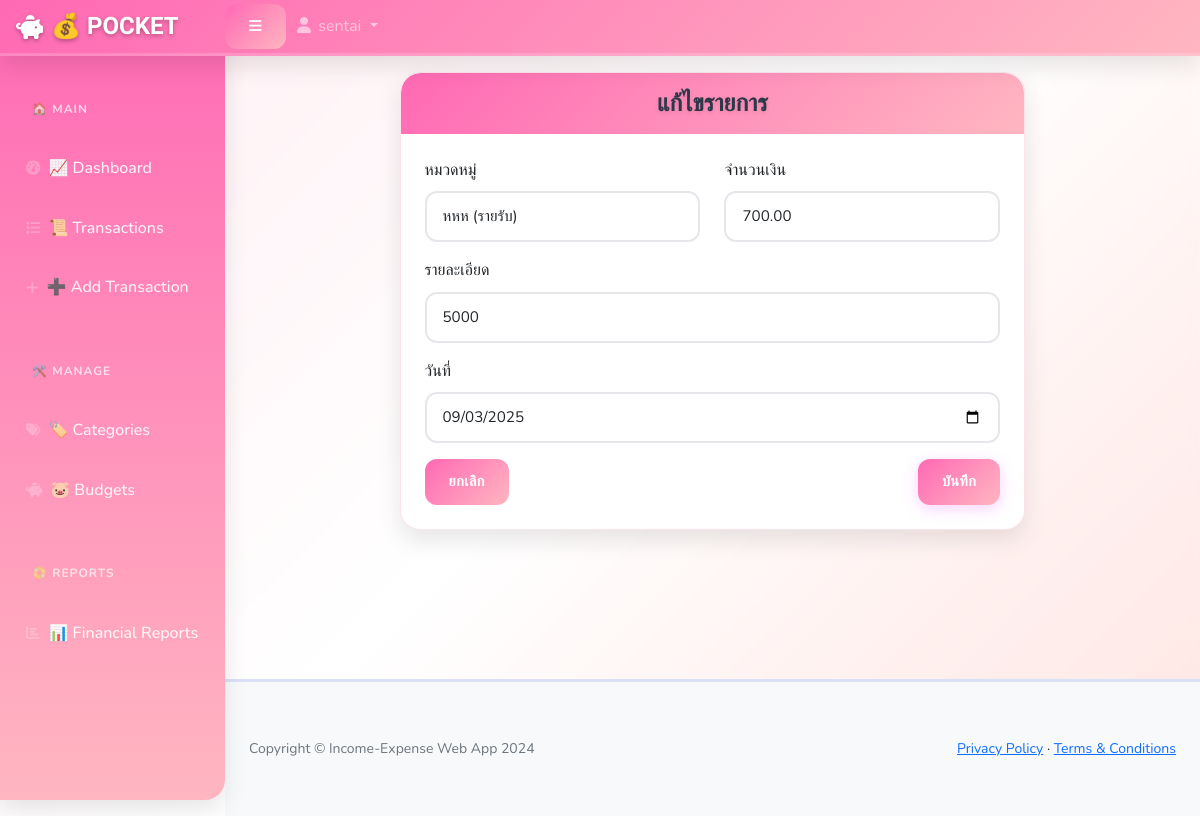
The page /transactions/1/edit/ (signed in) on the database its author committed.
### webpage/models.py (models this page shows, shortened)
class Transaction(models.Model):
    user = models.ForeignKey(User, on_delete=models.CASCADE)
    category = models.ForeignKey(Category, on_delete=models.CASCADE)
    amount = models.DecimalField(max_digits=10, decimal_places=2)
    description = models.TextField(blank=True)
    date = models.DateField(default=timezone.now)
    created_at = models.DateTimeField(auto_now_add=True)
    updated_at = models.DateTimeField(auto_now=True)

### webpage/views.py (the view)
# urls.py: path('transactions/<int:pk>/edit/', views.edit_transaction, name='edit_transaction'),
@login_required
def edit_transaction(request, pk):
    transaction = get_object_or_404(Transaction, pk=pk, user=request.user)
    if request.method == 'POST':
        form = TransactionForm(request.POST, instance=transaction)
        if form.is_valid():
            form.save()
            messages.success(request, 'แก้ไขรายการสำเร็จ!')
            return redirect('transactions')
    else:
        form = TransactionForm(instance=transaction)
    context = {
        'form': form,
        'title': 'แก้ไขรายการ',
        'transaction': transaction
    }
    return render(request, 'transaction_form.html', context)

### webpage/forms.py
class TransactionForm(forms.ModelForm):
    class Meta:
        model = Transaction
        fields = ['category', 'amount', 'description', 'date']
        widgets = {
            'amount': forms.NumberInput(attrs={'class': 'form-control', 'step': '0.01'}),
            'description': forms.TextInput(attrs={'class': 'form-control'}),
            'date': forms.DateInput(attrs={'class': 'form-control', 'type': 'date'}),
            'category': forms.Select(attrs={'class': 'form-control'}),
        }

### webpage/models.py (called while the page is built)
    def __str__(self):
        return f"{self.name} ({self.get_type_display()})"

### templates/transaction_form.html (shortened to what this page needs)
{% extends 'base.html' %}
{% load static %}
{% block content %}
<div class="container">
    <div class="row justify-content-center">
        <div class="col-lg-8">
            <div class="card shadow-lg border-0">
                <div class="card-header bg-primary text-white text-center py-3">
                    <h4 class="mb-0">{{ title }}</h4>
                </div>
                <div class="card-body p-4">
                    <form method="post">
                        <div class="row">
                            <div class="col-md-6">
                                <div class="mb-3">
                                    <label for="{{ form.category.id_for_label }}" class="form-label">หมวดหมู่</label>
                                    {{ form.category }}
                                </div>
                            </div>
                            <div class="col-md-6">
                                <div class="mb-3">
                                    <label for="{{ form.amount.id_for_label }}" class="form-label">จำนวนเงิน</label>
                                    {{ form.amount }}
                                </div>
                            </div>
                        </div>
                        <div class="mb-3">
                            <label for="{{ form.description.id_for_label }}" class="form-label">รายละเอียด</label>
                            {{ form.description }}
                        </div>
                        <div class="mb-3">
                            <label for="{{ form.date.id_for_label }}" class="form-label">วันที่</label>
                            {{ form.date }}
                        </div>
                        <div class="d-flex justify-content-between">
                            <a href="{% url 'transactions' %}" class="btn btn-secondary">ยกเลิก</a>
                            <button type="submit" class="btn btn-primary">บันทึก</button>
                        </div>
                    </form>
                </div>
            </div>
        </div>
    </div>
</div>
{% endblock %}

### templates/base.html (shortened to what this page needs)
{% load static %}
<!DOCTYPE html>
<html lang="th">
    <head>
        <link href="https://cdn.jsdelivr.net/npm/bootstrap@5.2.3/dist/css/bootstrap.min.css" rel="stylesheet" />
        <link href="https://cdnjs.cloudflare.com/ajax/libs/font-awesome/6.0.0/css/all.min.css" rel="stylesheet" />
        <link href="{% static 'css/styles.css' %}" rel="stylesheet" />
        <link href="{% static 'css/cute-theme.css' %}?v=1.1" rel="stylesheet" />
    </head>
    <body class="sb-nav-fixed">
        <nav class="sb-topnav navbar navbar-expand navbar-dark bg-dark">
            <a class="navbar-brand ps-3 d-flex align-items-center" href="{% url 'index' %}">
                <i class="fas fa-piggy-bank me-2 animate-bounce"></i>
                <span>💰 POCKET</span>
            </a>
            <button class="btn btn-link btn-sm order-1 order-lg-0 me-4 me-lg-0" id="sidebarToggle" href="#!"><i class="fas fa-bars"></i></button>
            <ul class="navbar-nav ms-auto ms-md-0 me-3 me-lg-4">
                {% if user.is_authenticated %}
                <li class="nav-item dropdown">
                        <a class="nav-link dropdown-toggle" id="navbarDropdown" href="#" role="button" data-bs-toggle="dropdown" aria-expanded="false">
                            <i class="fas fa-user fa-fw"></i> {{ user.username }}
                        </a>
                </li>
                {% endif %}
            </ul>
        </nav>
        <div id="layoutSidenav">
            <div id="layoutSidenav_nav">
                <nav class="sb-sidenav accordion sb-sidenav-dark" id="sidenavAccordion">
                    <div class="sb-sidenav-menu">
                        <div class="nav">
                            {% if user.is_authenticated %}
                                <div class="sb-sidenav-menu-heading">🏠 Main</div>
                                <a class="nav-link" href="{% url 'dashboard' %}">
                                <div class="sb-nav-link-icon"><i class="fas fa-tachometer-alt"></i></div>
                                📈 Dashboard
                            </a>
                                <a class="nav-link" href="{% url 'transactions' %}">
                                    <div class="sb-nav-link-icon"><i class="fas fa-list"></i></div>
                                    📜 Transactions
                                </a>
                                <a class="nav-link" href="{% url 'add_transaction' %}">
                                    <div class="sb-nav-link-icon"><i class="fas fa-plus"></i></div>
                                    ➕ Add Transaction
                                </a>
                                <div class="sb-sidenav-menu-heading">🛠️ Manage</div>
                                <a class="nav-link" href="{% url 'categories' %}">
                                    <div class="sb-nav-link-icon"><i class="fas fa-tags"></i></div>
                                    🏷️ Categories
                                </a>
                                <a class="nav-link" href="{% url 'budgets' %}">
                                    <div class="sb-nav-link-icon"><i class="fas fa-piggy-bank"></i></div>
                                    🐷 Budgets
                                </a>
                                <div class="sb-sidenav-menu-heading">📀 Reports</div>
                                <a class="nav-link" href="{% url 'reports' %}">
                                    <div class="sb-nav-link-icon"><i class="fas fa-chart-bar"></i></div>
                                    📊 Financial Reports
                                </a>
                            {% endif %}
                        </div>
                    </div>
                </nav>
            </div>
            <div id="layoutSidenav_content">
                <main>
                    {% block content %}{% endblock %}
                </main>
                <footer class="py-4 bg-light mt-auto">
                    <div class="container-fluid px-4">
                        <div class="d-flex align-items-center justify-content-between small">
                            <div class="text-muted">Copyright &copy; Income-Expense Web App 2024</div>
                            <div>
                                <a href="#">Privacy Policy</a>
                                &middot;
                                <a href="#">Terms & Conditions</a>
                            </div>
                        </div>
                    </div>
                </footer>
            </div>
        </div>
    </body>
</html>

### statics/css/cute-theme.css (style rules this page uses)
:root { --cute-pink: #ff6b9d; --cute-purple: #a855f7; --cute-blue: #3b82f6; --cute-cyan: #06b6d4; --cute-green: #10b981; --cute-yellow: #f59e0b; --cute-orange: #f97316; --cute-red: #ef4444; --pastel-pink: #fce7f3; --pastel-purple: #f3e8ff; --pastel-blue: #dbeafe; --pastel-cyan: #cffafe; --pastel-green: #d1fae5; --pastel-yellow: #fef3c7; --pastel-orange: #fed7aa; --pastel-red: #fecaca; --cute-gradient-1: linear-gradient(135deg, #667eea 0%, #764ba2 100%); --cute-gradient-2: linear-gradient(135deg, #f093fb 0%, #f5576c 100%); --cute-gradient-3: linear-gradient(135deg, #4facfe 0%, #00f2fe 100%); --cute-gradient-4: linear-gradient(135deg, #43e97b 0%, #38f9d7 100%); --cute-gradient-5: linear-gradient(135deg, #fa709a 0%, #fee140 100%); --cute-font-family: 'Nunito', sans-serif; --cute-display-font: 'Comic Neue', cursive; --cute-border-radius: 20px; --cute-border-radius-sm: 12px; --cute-border-radius-lg: 30px; --cute-shadow: 0 10px 25px rgba(0, 0, 0, 0.1); --cute-shadow-lg: 0 20px 40px rgba(0, 0, 0, 0.15); --cute-shadow-hover: 0 15px 30px rgba(0, 0, 0, 0.2); }
* { box-sizing: border-box; }
body { font-family: var(--cute-font-family) !important; background: linear-gradient(135deg, #667eea 0%, #764ba2 100%); min-height: 100vh; background-attachment: fixed; line-height: 1.6; }
h1, h2, h3, h4, h5, h6, .h1, .h2, .h3, .h4, .h5, .h6 { font-family: var(--cute-display-font) !important; font-weight: 700; color: #2d3748; margin-bottom: 1rem; text-shadow: 0 2px 4px rgba(0, 0, 0, 0.1); }
.navbar { background: var(--cute-gradient-1) !important; border-bottom: 3px solid rgba(255, 255, 255, 0.2); backdrop-filter: blur(10px); box-shadow: var(--cute-shadow); }
.navbar-brand { font-family: var(--cute-display-font) !important; font-size: 1.5rem !important; font-weight: 700 !important; color: white !important; text-shadow: 0 2px 4px rgba(0, 0, 0, 0.3); }
.sb-sidenav { background: var(--cute-gradient-1) !important; border-radius: 0 var(--cute-border-radius) var(--cute-border-radius) 0; box-shadow: var(--cute-shadow); }
.sb-sidenav-dark .sb-sidenav-menu .nav-link { color: rgba(255, 255, 255, 0.9) !important; border-radius: var(--cute-border-radius-sm); margin: 5px 10px; padding: 12px 16px; transition: all 0.3s ease; font-weight: 500; }
.sb-sidenav-menu-heading { color: rgba(255, 255, 255, 0.7) !important; font-weight: 600; font-size: 0.8rem; text-transform: uppercase; letter-spacing: 1px; margin: 1rem 0 0.5rem 1rem; }
.card { border: none !important; border-radius: var(--cute-border-radius) !important; box-shadow: var(--cute-shadow) !important; background: rgba(255, 255, 255, 0.95) !important; backdrop-filter: blur(10px); margin-bottom: 1.5rem; transition: all 0.3s ease; overflow: hidden; }
.card-header { background: var(--cute-gradient-5) !important; border-bottom: none !important; border-radius: var(--cute-border-radius) var(--cute-border-radius) 0 0 !important; padding: 1.25rem; }
.card-body { padding: 1.5rem; border-radius: 0 0 var(--cute-border-radius) var(--cute-border-radius); }
.btn { border-radius: var(--cute-border-radius-sm) !important; font-weight: 600; padding: 0.75rem 1.5rem; font-size: 0.9rem; text-transform: uppercase; letter-spacing: 0.5px; transition: all 0.3s ease; border: none; position: relative; overflow: hidden; }
.btn::before { content: ''; position: absolute; top: 0; left: -100%; width: 100%; height: 100%; background: linear-gradient(90deg, transparent, rgba(255, 255, 255, 0.3), transparent); transition: left 0.5s; }
.btn-primary { background: var(--cute-gradient-2) !important; box-shadow: 0 4px 15px rgba(241, 147, 251, 0.4); }
.form-control { border-radius: var(--cute-border-radius-sm) !important; border: 2px solid #e5e7eb; padding: 0.75rem 1rem; font-size: 0.95rem; transition: all 0.3s ease; }
footer { background: rgba(255, 255, 255, 0.9) !important; backdrop-filter: blur(10px); border-top: 3px solid rgba(102, 126, 234, 0.2); margin-top: 2rem; }
.animate-bounce { animation: bounce 2s infinite; }
.fas, .fab, .far { transition: all 0.3s ease; }
#layoutSidenav_content { background: rgba(255, 255, 255, 0.05); backdrop-filter: blur(5px); border-radius: var(--cute-border-radius) 0 0 0; margin-top: 1rem; }
.container-fluid { padding: 2rem; }
.sb-nav-link-icon { transition: all 0.3s ease; }

### rows shown on the page
Transaction: category "หหห (รายรับ)", amount "700.00", description "5000", date "09/03/2025"

### other values the page prints
{{ user.username }} "sentai"
{{ title }} "แก้ไขรายการ"
